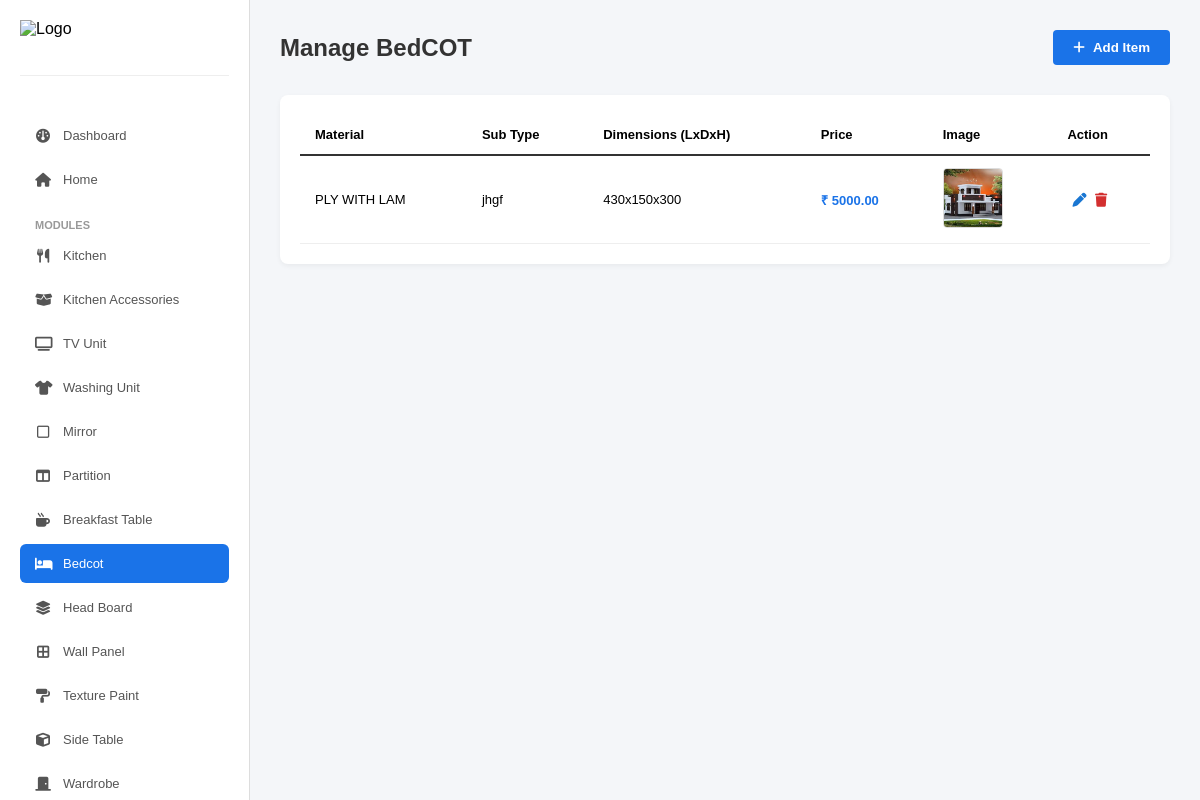
Page /admin-modules/BedCOT/ on the committed database.
### interior/models.py (models this page shows, shortened)
class GeneralModule(models.Model):
    category = models.CharField(max_length=100)  # e.g. "TV Unit"
    sub_type = models.CharField(max_length=100, blank=True, null=True)
    material = models.CharField(max_length=50)
    length = models.IntegerField(default=0)
    depth = models.IntegerField(default=0)
    height = models.IntegerField(default=0)
    price = models.DecimalField(max_digits=10, decimal_places=2)
    specification = models.TextField(blank=True)
    image = models.ImageField(upload_to='modules/', blank=True, null=True)

### interior/views.py (the view)
# urls.py: path('admin-modules/<str:category>/', views.admin_modules, name='admin_modules'),
def admin_modules(request, category):
    items = GeneralModule.objects.filter(category=category)
    return render(request, 'interior/admin-modules.html', {
        'items': items,
        'category_name': category
    })

### interior/templates/interior/admin-modules.html (shortened to what this page needs)
{% load static %}
<!DOCTYPE html>
<html lang="en">
<head>
    <link rel="stylesheet" href="https://cdnjs.cloudflare.com/ajax/libs/font-awesome/6.4.0/css/all.min.css">
</head>
<body>
    <div class="sidebar">
        <div class="brand"><img src="https://hollyblueinterio.com/images/abc/logo.png" alt="Logo"></div>
        <a href="/custom-admin-dashboard/" class="menu-item"><i class="fa-solid fa-gauge"></i> Dashboard</a>
        <a href="/admin-floorplans/" class="menu-item"><i class="fa-solid fa-house"></i> Home</a>
        <div class="menu-category">Modules</div>
        <a href="/admin-kitchen/" class="menu-item"><i class="fa-solid fa-utensils"></i> Kitchen</a>
        <a href="/admin-accessories/" class="menu-item"><i class="fa-solid fa-box-open"></i> Kitchen Accessories</a>
        <a href="{% url 'admin_modules' 'TV Unit' %}" class="menu-item {% if category_name == 'TV Unit' %}active{% endif %}"><i class="fa-solid fa-tv"></i> TV Unit</a>
        <a href="{% url 'admin_modules' 'Washing Unit' %}" class="menu-item {% if category_name == 'Washing Unit' %}active{% endif %}"><i class="fa-solid fa-shirt"></i> Washing Unit</a>
        <a href="{% url 'admin_modules' 'Mirror' %}" class="menu-item {% if category_name == 'Mirror' %}active{% endif %}"><i class="fa-regular fa-square"></i> Mirror</a>
        <a href="{% url 'admin_modules' 'Partition' %}" class="menu-item {% if category_name == 'Partition' %}active{% endif %}"><i class="fa-solid fa-table-columns"></i> Partition</a>
        <a href="{% url 'admin_modules' 'Break Fast Table' %}" class="menu-item {% if category_name == 'Break Fast Table' %}active{% endif %}"><i class="fa-solid fa-mug-hot"></i> Breakfast Table</a>
        <a href="{% url 'admin_modules' 'Bedcot' %}" class="menu-item {% if category_name == 'BedCOT' %}active{% endif %}"><i class="fa-solid fa-bed"></i> Bedcot</a>
        <a href="{% url 'admin_modules' 'Head Board' %}" class="menu-item {% if category_name == 'Head Board' %}active{% endif %}"><i class="fa-solid fa-layer-group"></i> Head Board</a>
        <a href="{% url 'admin_modules' 'Wall Panel' %}" class="menu-item {% if category_name == 'Wall Panel' %}active{% endif %}"><i class="fa-solid fa-border-all"></i> Wall Panel</a>
        <a href="{% url 'admin_modules' 'Texture Paint' %}" class="menu-item {% if category_name == 'Texture Paint' %}active{% endif %}"><i class="fa-solid fa-paint-roller"></i> Texture Paint</a>
        <a href="{% url 'admin_modules' 'Side Table' %}" class="menu-item {% if category_name == 'Side Table' %}active{% endif %}"><i class="fa-solid fa-cube"></i> Side Table</a>
        <a href="{% url 'admin_modules' 'Wardrobe' %}" class="menu-item {% if category_name == 'Wardrobe' %}active{% endif %}"><i class="fa-solid fa-door-closed"></i> Wardrobe</a>
    </div>
    <div class="main-content">
        <div class="header">
            <div class="page-title">Manage {{ category_name }}</div>
            <button class="btn-add" onclick="openModal('addModal')"><i class="fa-solid fa-plus"></i> Add Item</button>
        </div>
        <div class="table-container">
            <table>
                <thead>
                    <tr>
                        <th>Material</th>
                        <th>Sub Type</th>
                        <th>Dimensions (LxDxH)</th>
                        <th>Price</th>
                        <th>Image</th>
                        <th>Action</th>
                    </tr>
                </thead>
                <tbody>
                    {% for item in items %}
                    <tr id="row-{{ item.id }}">
                        <td>{{ item.material }}</td>
                        <td>{{ item.sub_type|default:"Standard" }}</td>
                        <td>{{ item.length }}x{{ item.depth }}x{{ item.height }}</td>
                        <td style="color:#1a73e8; font-weight:bold;">₹ {{ item.price }}</td>
                        <td>
                            {% if item.image %}
                                <img src="{{ item.image.url }}" class="preview-img">
                            {% else %}
                                <span style="font-size:11px; color:#999;">No Img</span>
                            {% endif %}
                        </td>
                        <td>
                            <button class="action-btn edit-btn" onclick="openEditModal(
                                '{{ item.id }}', '{{ item.sub_type|default:'' }}', '{{ item.material }}',
                                '{{ item.length }}', '{{ item.depth }}', '{{ item.height }}',
                                '{{ item.price }}', '{{ item.specification|escapejs }}'
                            )">
                                <i class="fa-solid fa-pen"></i>
                            </button>
                            <button class="action-btn delete-btn" onclick="deleteItem('{{ item.id }}')">
                                <i class="fa-solid fa-trash"></i>
                            </button>
                        </td>
                    </tr>
                    {% empty %}
                    <tr><td colspan="6" style="text-align:center;">No Items Added</td></tr>
                    {% endfor %}
                </tbody>
            </table>
        </div>
    </div>
</body>
</html>

### interior/templates/interior/admin-modules.html (style rules this page uses)
* { margin: 0; padding: 0; box-sizing: border-box; font-family: Arial, sans-serif; }
body { display: flex; height: 100vh; background-color: #f4f6f9; }
.sidebar { width: 250px; background: #ffffff; border-right: 1px solid #ddd; display: flex; flex-direction: column; padding: 20px; overflow-y: auto; }
.brand { display: flex; align-items: center; gap: 10px; margin-bottom: 40px; padding-bottom: 20px; border-bottom: 1px solid #eee; flex-shrink: 0; }
.brand img { height: 35px; }
.menu-item { padding: 12px 15px; color: #555; text-decoration: none; border-radius: 6px; margin-bottom: 5px; font-size: 13px; display: flex; align-items: center; gap: 12px; transition: 0.2s; flex-shrink: 0; }
.menu-item i { width: 16px; text-align: center; font-size: 14px; }
.menu-item.active { background-color: #1a73e8; color: white; }
.menu-category { font-size: 11px; font-weight: bold; color: #999; margin-top: 15px; margin-bottom: 5px; text-transform: uppercase; padding-left: 15px; }
.main-content { flex: 1; padding: 30px; overflow-y: auto; }
.header { display: flex; justify-content: space-between; align-items: center; margin-bottom: 30px; }
.page-title { font-size: 24px; font-weight: bold; color: #333; }
.btn-add { background: #1a73e8; color: white; border: none; padding: 10px 20px; border-radius: 4px; cursor: pointer; font-weight: bold; display: flex; align-items: center; gap: 8px; }
.table-container { background: white; padding: 20px; border-radius: 8px; box-shadow: 0 2px 5px rgba(0,0,0,0.05); }
table { width: 100%; border-collapse: collapse; }
thead { background-color: transparent; color: #000000; border-bottom: 2px solid #333; }
th, td { padding: 12px 15px; text-align: left; font-size: 13px; border-bottom: 1px solid #eee; vertical-align: middle; }
th { font-weight: 800; }
.preview-img { width: 60px; height: 60px; object-fit: cover; border-radius: 4px; border: 1px solid #ddd; }
.action-btn { border: none; background: transparent; cursor: pointer; font-size: 14px; margin-left: 5px; }
.edit-btn { color: #1976d2; }
.delete-btn { color: #d32f2f; }

### rows in the picture
GeneralModule: category "BedCOT", material "PLY WITH LAM", sub_type "jhgf", length "430", depth "150", height "300", price "5000.00", image (picture)
